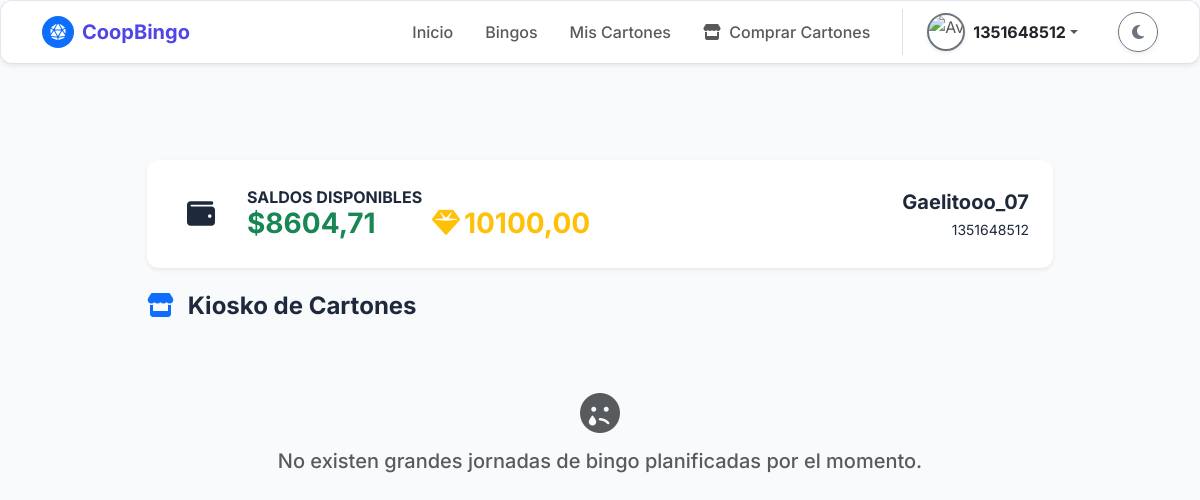
/negocio/venta-cartones/ (signed in), run on an earlier commit of the app's database.
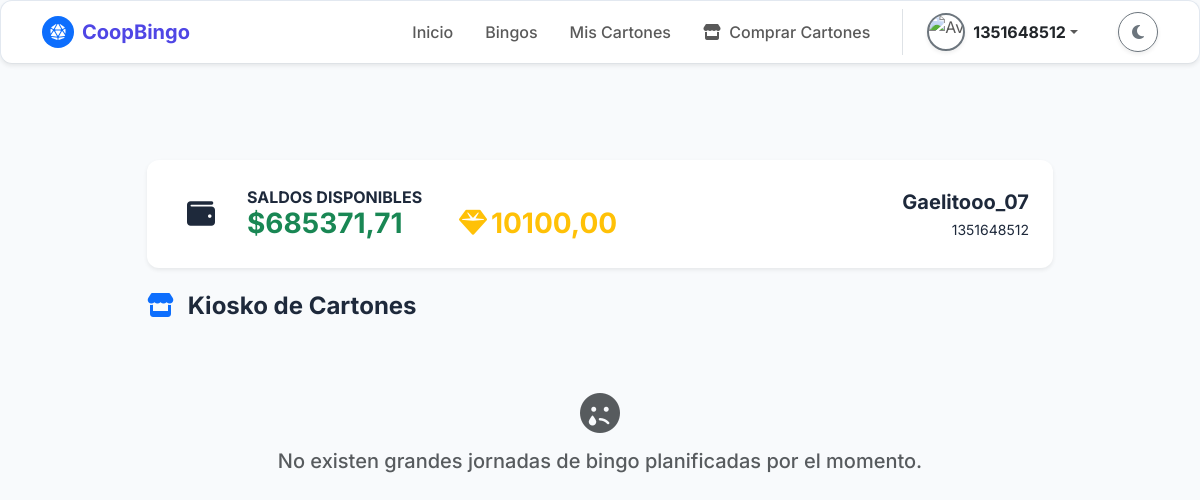
And on a later commit of the database.
### bingo/models.py (models this page shows, shortened)
class Jugador(models.Model):
    ESTADO_CUENTA_CHOICES = [
        ('Activo', 'Activo'),
        ('Suspendido', 'Suspendido'),
        ('Moroso', 'Moroso'),
    ]
    idjugador = models.AutoField(primary_key=True)
    idsocio = models.ForeignKey(
        'Socio',
        on_delete=models.SET_NULL,
        null=True,
        blank=True,
        db_column='idsocio',
        verbose_name="Socio Vinculado"
    )
    nombresjugador = models.CharField(
        max_length=150,
        null=True,
        blank=True,
        verbose_name="Nombres Completos"
    )
    apellidosjugador = models.CharField(
        max_length=150,
        null=True,
        blank=True,
        verbose_name="Apellidos Completos"
    )
    nacionalidad = models.CharField(max_length=50, default='Ecuatoriana', verbose_name="Nacionalidad")
    cedulaidentidadjugador = models.CharField(
        max_length=20,
        unique=True,
        null=True,
        blank=True,
        verbose_name="Cédula de Identidad"
    )
    foto_cedula_frontal = models.ImageField(upload_to='media/jugador/cedula/frontal/', null=True, blank=True, verbose_name="Foto Cédula Frontal")
    foto_cedula_trasera = models.ImageField(upload_to='media/jugador/cedula/trasera/', null=True, blank=True, verbose_name="Foto Cédula Trasera")
    avatarjugador = models.ImageField(
        upload_to='media/jugador/avatar/',
        null=True,
        blank=True,
        verbose_name="Avatar/Foto"
    )
    aliasjugador = models.CharField(
        max_length=100,
        unique=True,
        null=True,
        blank=True,
        verbose_name="Alias en el Juego"
    )
    correojugador = models.EmailField(
        max_length=200,
        unique=True,
        null=True,
        blank=True,
        verbose_name="Correo Electrónico"
    )
    fecharegistrojugador = models.DateTimeField(
        auto_now_add=True,
        verbose_name="Fecha de Registro"
    )
    saldocreditojugador = models.DecimalField(
        max_digits=10,
        decimal_places=2,
        default=Decimal('0.00'),
        validators=[MinValueValidator(Decimal('0.00'))],
        verbose_name="Saldo/Crédito (Dinero Real)"
    )
    saldovirtualjugador = models.DecimalField(
        max_digits=10,
        decimal_places=2,
        default=Decimal('0.00'),
        validators=[MinValueValidator(Decimal('0.00'))],
        verbose_name="Saldo Virtual (Fichas/Puntos)"
    )
    estadocuentajugador = models.CharField(
        max_length=20,
        choices=ESTADO_CUENTA_CHOICES,
        default='Activo',
        verbose_name="Estado de Cuenta"
    )
    class Meta:
        db_table = 'Jugador'
        verbose_name = 'Jugador'
        verbose_name_plural = 'Jugadores'

### bingo/views.py (the view, shortened to what this page needs)
# urls.py: path('negocio/venta-cartones/', views.venta_cartones, name='venta_cartones'),
@login_required
def venta_cartones(request):
    jugador = Jugador.objects.filter(cedulaidentidadjugador=request.user.username).first()
    if not jugador:
        messages.warning(request, "Debes activar tu perfil de juego para entrar a la tienda.")
        return redirect('registro_jugador')
    if jugador.estadocuentajugador != 'Activo':
        messages.error(request, "Tu cuenta de jugador se encuentra suspendida o inactiva. No puedes realizar compras.")
        return redirect('inicio')
    bingos_disponibles = Bingo.objects.exclude(estadobingo__in=['Finalizado', 'Cancelado']).filter(partidabingo__isnull=False).distinct()
    bingos_data = []
    contexto = {'jugador': jugador, 'bingos_data': bingos_data}
    return render(request, 'negocio/venta_cartones.html', contexto)

### bingo/templates/negocio/venta_cartones.html (shortened to what the changed rows need)
{% extends 'comunes/base.html' %}
{% block content %}
<div class="container py-5">
    <div class="row g-4 justify-content-center">
        <div class="col-12 col-xl-10">
            <div class="card-minimalista p-4 d-flex flex-column flex-md-row justify-content-between align-items-center bg-indigo animate__animated animate__fadeInDown border-0 shadow-sm mb-4">
                <div class="d-flex align-items-center mb-3 mb-md-0">
                    <div>
                        <div class="d-flex gap-3">
                            <h3 class="mb-0 fw-bold text-success" title="Dinero Real">${{ jugador.saldocreditojugador }} <span class="fs-6 text-white-50">Real</span></h3>
                            <h3 class="mb-0 fw-bold text-warning" title="Moneda Virtual"><i class="fas fa-gem me-1"></i>{{ jugador.saldovirtualjugador }} <span class="fs-6 text-white-50">Virtual</span></h3>
                        </div>
                    </div>
                </div>
                <div class="text-center text-md-end">
                    <span class="d-block fw-bold fs-5">{{ jugador.aliasjugador }}</span>
                    <span class="small animate__animated animate__fadeInDown">{{ jugador.cedulaidentidadjugador }}</span>
                </div>
            </div>
        </div>
    </div>
</div>
{% endblock %}

What changed in the data, as far as the page shows it:
changed Jugador "Gaelitooo_07": saldocreditojugador "8604,71" → "685371,71"
